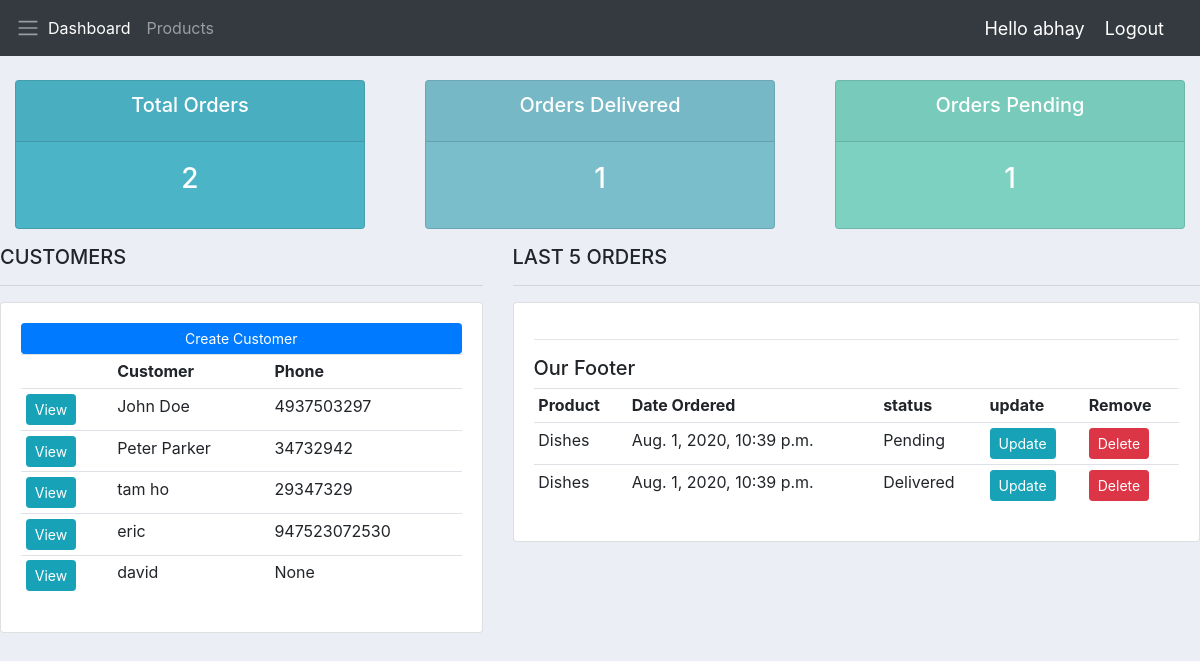
The app's page / (signed in) with its own data.
### accounts/models.py (models this page shows, shortened)
class Customer(models.Model):
    user = models.OneToOneField(User, null=True,blank=True, on_delete=models.CASCADE)
    name = models.CharField(max_length=200, null=True)
    phone = models.CharField(max_length=200, null=True)
    email = models.CharField(max_length=200, null=True)
    profile_pic = models.ImageField(default="logo.png",null=True,blank=True)
    date_created = models.DateTimeField(auto_now_add=True, null=True)

class Order(models.Model):
    STATUS = (
			('Pending', 'Pending'),
			('Out for delivery', 'Out for delivery'),
			('Delivered', 'Delivered'),
			)
    customer = models.ForeignKey(Customer, null=True, on_delete=models.SET_NULL)
    product = models.ForeignKey(Product, null=True,on_delete=models.SET_NULL)
    date_created = models.DateTimeField(auto_now_add=True, null=True)
    status = models.CharField(max_length=200, null=True,choices=STATUS)

class Product(models.Model):
    CATEGORY = (
			('Indoor', 'Indoor'),
			('Out Door', 'Out Door'),
			)
    name =  models.CharField(max_length=200, null=True)
    price = models.FloatField(null=True)
    category = models.CharField(max_length=200, null=True, choices=CATEGORY)
    description =  models.CharField(max_length=200, null=True,blank=True)
    date_created = models.DateTimeField(auto_now_add=True, null=True)
    tags = models.ManyToManyField(Tag)
    def __str__(self):
        return self.name

### accounts/decorators.py (the view)
    def wrapper_function(request, *args, **kwargs):
        group = None
        if request.user.groups.exists():
            group = request.user.groups.all()[0].name
        if group == 'customer':
            return redirect('user')
        if group == 'admin':
            return view_func(request, *args, **kwargs)

### accounts/views.py (called while the page is built)
@login_required(login_url='login')
@admin_only
def home(request):
    orders = Order.objects.all()
    customers = Customer.objects.all()
    total_customers = customers.count()
    total_orders = orders.count()
    delivered = orders.filter(status='Delivered').count()
    pending = orders.filter(status='Pending').count()
    context = {'orders': orders, 'customers': customers,
    'total_orders': total_orders, 'delivered': delivered,
    'pending':pending
    }
    return render(request, 'accounts/dashboard.html', context)

### accounts/templates/accounts/dashboard.html (shortened to what this page needs)
{% extends 'accounts/main.html' %}
{% block content %}
{% include 'accounts/status.html' %}
<div class="row">
    <div class="col-md-5">
        <h5>CUSTOMERS</h5>
        <hr>
        <div class="card card-body">
            <a class="btn btn-primary btn-sm btn-block" href="">Create Customer</a>
            <table class="table table-sm">
                <tr>
                    <th></th>
                    <th>Customer</th>
                    <th>Phone</th>
                </tr>
                {% for customer in customers %}
                <tr>
                    <td><a class="btn btn-sm btn-info" href="{% url 'customer' customer.id %}">View</a></td>
                    <td>{{customer.name}}</td>
                    <td>{{customer.phone}}</td>
                </tr>
                {% endfor %}
            </table>
        </div>
    </div>
    <div class="col-md-7">
        <h5>LAST 5 ORDERS</h5>
        <hr>
        <div class="card card-body">
            <table class="table table-sm">
                <tr>
                    <th>Product</th>
                    <th>Date Ordered</th>
                    <th>status</th>
                    <th>update</th>
                    <th>Remove</th>
                </tr>
                {% for order in orders %}
                <tr>
                    <td>{{order.product}}</td>
                    <td>{{order.date_created}}</td>
                    <td>{{order.status}}</td>
                    <td><a class="btn btn-sm btn-info" href="{% url 'update_order' order.id %}">Update</a></td>
                    <td><a class="btn btn-sm btn-danger" href="{% url 'delete_order' order.id %}">Delete</a></td>
                </tr>
                {% endfor %}
        </div>
    </div>
</div>
{% endblock %}

### accounts/templates/accounts/main.html (shortened to what this page needs)
{% load static %}
<!DOCTYPE html>
<html>
    <head>
        <link rel="stylesheet" href="https://stackpath.bootstrapcdn.com/bootstrap/4.5.0/css/bootstrap.min.css">
       <link rel="stylesheet" type="text/css" href="{% static '/css/main.css' %}"
    </head>
    <body>
        {% include 'accounts/navbar.html' %}
        {% block content %}
        {% endblock %}
        <hr>
        <h5>Our Footer</h5>
    </body>
</html>

### accounts/templates/accounts/navbar.html (shortened to what this page needs)
{% load static %}
<nav class="navbar navbar-expand-lg navbar-dark bg-dark">
      <span class="navbar-toggler-icon"></span>
    <div class="collapse navbar-collapse" id="navbarNav">
      <ul class="navbar-nav">
        {% if request.user.is_staff %}
        <li class="nav-item active">
          <a class="nav-link" href="{% url 'home' %}">Dashboard</a>
        </li>
        <li class="nav-item">
          <a class="nav-link" href="{% url 'products' %}">Products</a>
        </li>
        {% else %}
        <li class="nav-item">
          <a class="nav-link" href="{% url 'account' %}">Settings</a>
        </li>
        {% endif %}
      </ul>
    </div>
    <span class="hello-msg"> Hello {{request.user}}</span>
    <span ><a class="hello-msg" href="{% url 'logout' %}">Logout</a></span>
  </nav>

### accounts/templates/accounts/status.html
<br>
<div class="row">
	<div class="col">
		<div class="col-md">
			<div class="card text-center text-white  mb-3" id="total-orders">
			  	<div class="card-header">
			  		<h5 class="card-title">Total Orders</h5>
			  	</div>
			  	<div class="card-body">
			    	<h3 class="card-title">{{total_orders}}</h3>
			  	</div>
			</div>
		</div>
	</div>
	<div class="col">
		<div class="col-md">
			<div class="card text-center text-white  mb-3" id="orders-delivered">
			  	<div class="card-header">
			  		<h5 class="card-title">Orders Delivered</h5>
			  	</div>
			  	<div class="card-body">
			    	<h3 class="card-title">{{delivered}}</h3>
			  	</div>
			</div>
		</div>
	</div>
	<div class="col">
		<div class="col-md">
			<div class="card text-center text-white  mb-3" id="orders-pending">
			  	<div class="card-header">
			  		<h5 class="card-title">Orders Pending</h5>
			  	</div>
			  	<div class="card-body">
			    	<h3 class="card-title">{{pending}}</h3>
			  	</div>
			</div>
		</div>
	</div>
</div>

### static/css/main.css (style rules this page uses)
body { background-color: #ebeff5; }
#total-orders { background-color: #4cb4c7; }
#orders-delivered { background-color: #7abecc; }
#orders-pending { background-color: #7CD1C0; }

### accounts/templates/accounts/navbar.html (style rules this page uses)
.hello-msg { font-size: 18px; color: #fff; margin-right: 20px; }

### records on screen
Customer: name "John Doe", phone "4937503297"
Customer: name "Peter Parker", phone "34732942"
Customer: name "tam ho", phone "29347329"
Customer: name "eric", phone "947523072530"
Customer: name "david", phone "None"
Order: product "Dishes", date_created "Aug. 1, 2020, 10:39 p.m.", status "Pending"
Order: product "Dishes", date_created "Aug. 1, 2020, 10:39 p.m.", status "Delivered"

### other values on screen
{{ request.user }} "abhay"
{{ total_orders }} "2"
{{ delivered }} "1"
{{ pending }} "1"
